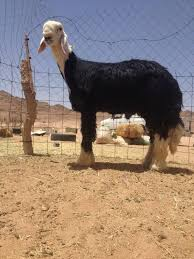
#> input picture Data/Najdi/najdi_007.jpg, 194 x 259 px; its folder holds only this picture in this run
$ python data_processing_test.py
#> lines starting #> are read from the running program, lines starting #| are printed output that depends on the picture
import numpy as np
import cv2
import glob
import os

# Load all .jpg files in the test_data folder
path = "../Data/Najdi/"
filenames = glob.glob(path + "*.jpg")
filenames.sort()

# Load all images as numpy arrays
images = [(name, cv2.imread(name)) for name in filenames]
#> images = 1 item

def display(img):
	cv2.imshow('image',img)
	cv2.waitKey(0)
	cv2.destroyAllWindows()

def save(index, img):
	resize_path = os.path.join(path, "resized/")
	# print(name)
	# print(resize_path)
	cv2.imwrite(os.path.join(resize_path, "najdi_resized_"+str(index)+".jpg"), img)
	# print(os.path.join(resize_path, name))

# Initialize X_train
IMAGE_SIZE = 224
num_examples = len(images)
#> num_examples = 1
X_train = np.zeros((num_examples, IMAGE_SIZE, IMAGE_SIZE, 3))

# Print the name and shape of each image
for m, (name, img) in enumerate(images):
	# print("Original image sizes")
	# print(name, ': ', img.shape)
	# display(img)

    # Ensure that each image is square
	H, W, _ = img.shape
	if W > H:
		delta = (W - H) // 2
		residual = (W - H) % 2 != 0
		img = cv2.copyMakeBorder(img, delta + residual, delta, 0, 0, cv2.BORDER_CONSTANT, 0 )
	elif W < H:
		delta = (H - W) //2
		residual = (H - W) % 2 != 0
		img = cv2.copyMakeBorder(img, 0, 0, delta + residual, delta, cv2.BORDER_CONSTANT, 0)

	# print("Padded image sizes")
	# print(name, ': ', img.shape)

	# Resize all images to have shape 100x100x3

	img = cv2.resize(img, (IMAGE_SIZE, IMAGE_SIZE))
	# print("Resized image sizes")
	# print(name, ': ', img.shape)
	# display(img)

	save(m + 1, img)

	X_train[m] = img
#> this loop made 1 pass
#> (m, name, H, W, delta, residual) on pass 1: (0, '../Data/Najdi/najdi_007.jpg', 259, 194, 32, True)
#> pass 1, `img = cv2.copyMakeBorder(img, 0, 0, delta + residual, delta, cv2.BORDE..`:
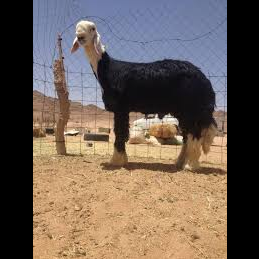
#> img: shape (259, 259, 3); mean of channels 0, 1, 2 86, 96, 110.5; drawn as B, G, R

print('X_train shape: ', X_train.shape)
#| X_train shape:  (1, 224, 224, 3)

$ run again, on Data/Najdi/najdi_016.jpg
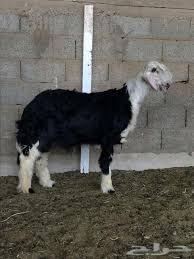
#> input picture Data/Najdi/najdi_016.jpg, 194 x 259 px
#> images = 1 item
#> num_examples = 1
#> the loop `for m, (name, img) in enumerate(images): # print("Original image sizes..` made 1 pass
#> (m, name, H, W, delta, residual) on pass 1: (0, '../Data/Najdi/najdi_016.jpg', 259, 194, 32, True)
#> pass 1, `img = cv2.copyMakeBorder(img, 0, 0, delta + residual, delta, cv2.BORDE..`:
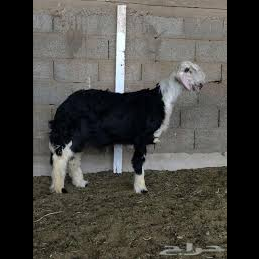
#> img: shape (259, 259, 3); mean of channels 0, 1, 2 64.6, 69.2, 70.8; drawn as B, G, R
#| X_train shape:  (1, 224, 224, 3)

$ run again, on Data/Najdi/najdi_019.jpg
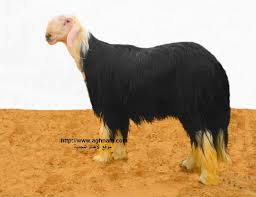
#> input picture Data/Najdi/najdi_019.jpg, 256 x 197 px
#> images = 1 item
#> num_examples = 1
#> the loop `for m, (name, img) in enumerate(images): # print("Original image sizes..` made 1 pass
#> (m, name, H, W, delta, residual) on pass 1: (0, '../Data/Najdi/najdi_019.jpg', 197, 256, 29, True)
#> pass 1, `img = cv2.copyMakeBorder(img, delta + residual, delta, 0, 0, cv2.BORDE..`:
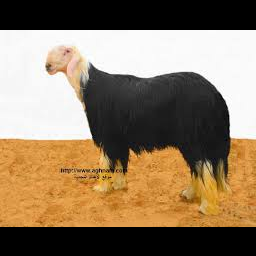
#> img: shape (256, 256, 3); mean of channels 0, 1, 2 96, 121.1, 141.5; drawn as B, G, R
#| X_train shape:  (1, 224, 224, 3)

$ run again, on Data/Najdi/najdi_020.jpg
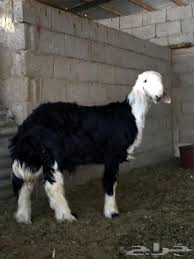
#> input picture Data/Najdi/najdi_020.jpg, 194 x 259 px
#> images = 1 item
#> num_examples = 1
#> the loop `for m, (name, img) in enumerate(images): # print("Original image sizes..` made 1 pass
#> (m, name, H, W, delta, residual) on pass 1: (0, '../Data/Najdi/najdi_020.jpg', 259, 194, 32, True)
#> pass 1, `img = cv2.copyMakeBorder(img, 0, 0, delta + residual, delta, cv2.BORDE..`:
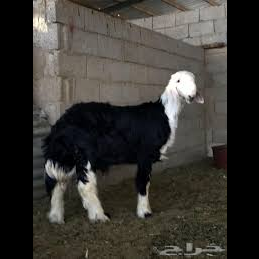
#> img: shape (259, 259, 3); mean of channels 0, 1, 2 51.4, 56.1, 58.6; drawn as B, G, R
#| X_train shape:  (1, 224, 224, 3)

$ run again, on Data/Najdi/najdi_008.jpg
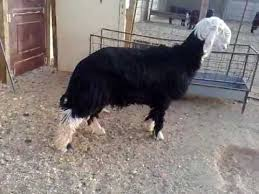
#> input picture Data/Najdi/najdi_008.jpg, 259 x 194 px
#> images = 1 item
#> num_examples = 1
#> the loop `for m, (name, img) in enumerate(images): # print("Original image sizes..` made 1 pass
#> (m, name, H, W, delta, residual) on pass 1: (0, '../Data/Najdi/najdi_008.jpg', 194, 259, 32, True)
#> pass 1, `img = cv2.copyMakeBorder(img, delta + residual, delta, 0, 0, cv2.BORDE..`:
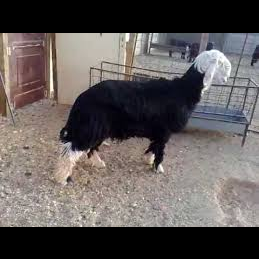
#> img: shape (259, 259, 3); mean of channels 0, 1, 2 89.1, 90.4, 96.4; drawn as B, G, R
#| X_train shape:  (1, 224, 224, 3)
